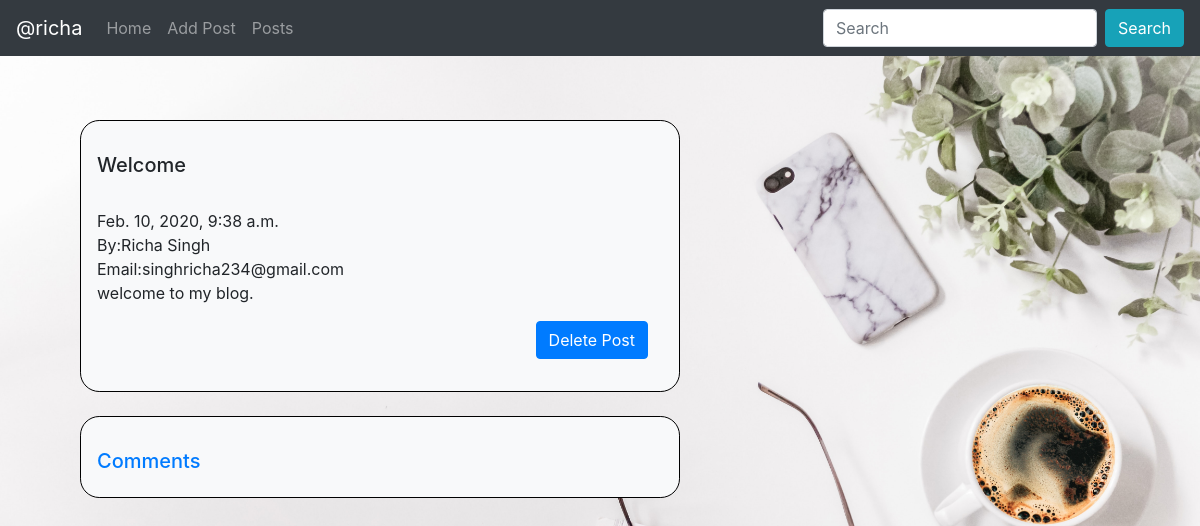
Page /blog/2 on the committed database.
### posts/models.py (models this page shows)
class post(models.Model):
    name = models.CharField(max_length=30)
    email = models.EmailField()
    subject = models.TextField()
    content = models.TextField()
    date = models.DateTimeField(auto_now_add=True)

### posts/views.py (the view)
# urls.py: 2. Add a URL to urlpatterns:  path('blog/', include('blog.urls'))
def blog(request,k):
    posst=get_object_or_404(post,id=k)
    return render(request,'posts/blog.html',{'post':posst})

### posts/templates/posts/blog.html (shortened to what this page needs)
{% extends 'posts/layout.html' %}
{% load static %}
{% block head %}
<link rel="stylesheet" href="{% static 'css/blog.css' %}">
{% endblock %}
{% block content %}
<div class="d-flex flex-column">
    <div class="container detail bg-light">
        <h5>{{ post.subject}}</h5><br>
        {{ post.date }}<br>
        By:{{ post.name }}<br>
        Email:{{ post.email }}<br>
        {{ post.content }}<br>
        <span class="delete"><a class="btn btn-primary" role="button" href="{% url 'delete' p=post.id %}">Delete Post</a></span>
    </div>
    <div class="container bg-light detail">
        <a href="{% url 'comment' p=post.id %}"><h5>Comments</h5></a>
    </div>
</div>
{% endblock %}

### static/css/blog.css (style rules this page uses)
.detail { max-width: 50%; float: left; margin-top: 4rem; padding-top:2rem; margin-left:5rem; padding-left:1rem; padding-bottom: 1rem; word-wrap: break-word; border: solid black 0.5px; border-radius: 1.2rem; margin-bottom: -2.5rem; }
.delete { float: right; padding-top: 1rem; padding-bottom:1rem; padding-right: 1rem; }

### rows in the picture
post: subject "Welcome", date "Feb. 10, 2020, 9:38 a.m.", name "Richa Singh", email "singhricha234@gmail.com", content "welcome to my blog."
